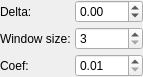
<?xml version="1.0" encoding="UTF-8"?>
<ui version="4.0">
 <class>output::OptionsWidgetBinarizationSauvola</class>
 <widget class="QWidget" name="output::OptionsWidgetBinarizationSauvola">
  <property name="geometry">
   <rect>
    <x>0</x>
    <y>0</y>
    <width>138</width>
    <height>48</height>
   </rect>
  </property>
  <property name="sizePolicy">
   <sizepolicy hsizetype="Preferred" vsizetype="Preferred">
    <horstretch>0</horstretch>
    <verstretch>0</verstretch>
   </sizepolicy>
  </property>
  <property name="windowTitle">
   <string>Form</string>
  </property>
  <layout class="QHBoxLayout" name="horizontalLayout">
   <property name="spacing">
    <number>4</number>
   </property>
   <property name="leftMargin">
    <number>0</number>
   </property>
   <property name="topMargin">
    <number>0</number>
   </property>
   <property name="rightMargin">
    <number>0</number>
   </property>
   <property name="bottomMargin">
    <number>0</number>
   </property>
   <item>
    <spacer name="horizontalSpacer">
     <property name="orientation">
      <enum>Qt::Horizontal</enum>
     </property>
     <property name="sizeHint" stdset="0">
      <size>
       <width>0</width>
       <height>1</height>
      </size>
     </property>
    </spacer>
   </item>
   <item>
    <layout class="QGridLayout" name="gridLayout">
     <item row="0" column="0">
      <widget class="QLabel" name="sauvolaDeltaLabel">
       <property name="text">
        <string>Delta:</string>
       </property>
      </widget>
     </item>
     <item row="0" column="1">
      <widget class="QDoubleSpinBox" name="sauvolaDelta">
       <property name="toolTip">
        <string>Default value is 0.</string>
       </property>
       <property name="minimum">
        <double>-100.0</double>
       </property>
       <property name="maximum">
        <double>100.0</double>
       </property>
       <property name="singleStep">
        <double>1.0</double>
       </property>
      </widget>
     </item>
     <item row="1" column="0">
      <widget class="QLabel" name="windowSizeLabel">
       <property name="text">
        <string>Window size:</string>
       </property>
      </widget>
     </item>
     <item row="1" column="1">
      <widget class="QSpinBox" name="windowSize">
       <property name="toolTip">
        <string>The dimensions of a pixel neighborhood to consider.</string>
       </property>
       <property name="minimum">
        <number>3</number>
       </property>
       <property name="maximum">
        <number>9999</number>
       </property>
      </widget>
     </item>
     <item row="2" column="0">
      <widget class="QLabel" name="sauvolaCoefLabel">
       <property name="text">
        <string>Coef:</string>
       </property>
      </widget>
     </item>
     <item row="2" column="1">
      <widget class="QDoubleSpinBox" name="sauvolaCoef">
       <property name="toolTip">
        <string>Default value is 0.34.</string>
       </property>
       <property name="minimum">
        <double>0.010000000000000</double>
       </property>
       <property name="maximum">
        <double>9.990000000000000</double>
       </property>
       <property name="singleStep">
        <double>0.010000000000000</double>
       </property>
      </widget>
     </item>
    </layout>
   </item>
   <item>
    <spacer name="horizontalSpacer_2">
     <property name="orientation">
      <enum>Qt::Horizontal</enum>
     </property>
     <property name="sizeHint" stdset="0">
      <size>
       <width>0</width>
       <height>1</height>
      </size>
     </property>
    </spacer>
   </item>
  </layout>
 </widget>
 <resources/>
 <connections/>
</ui>
